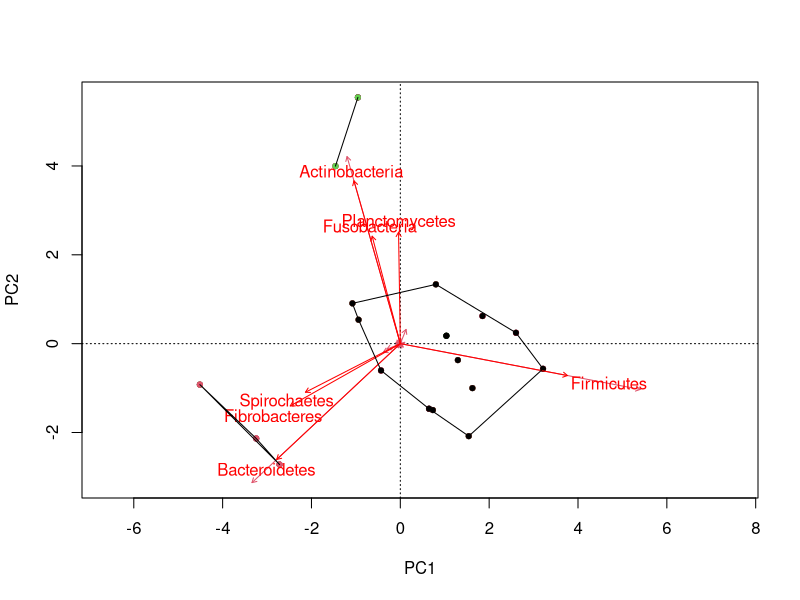
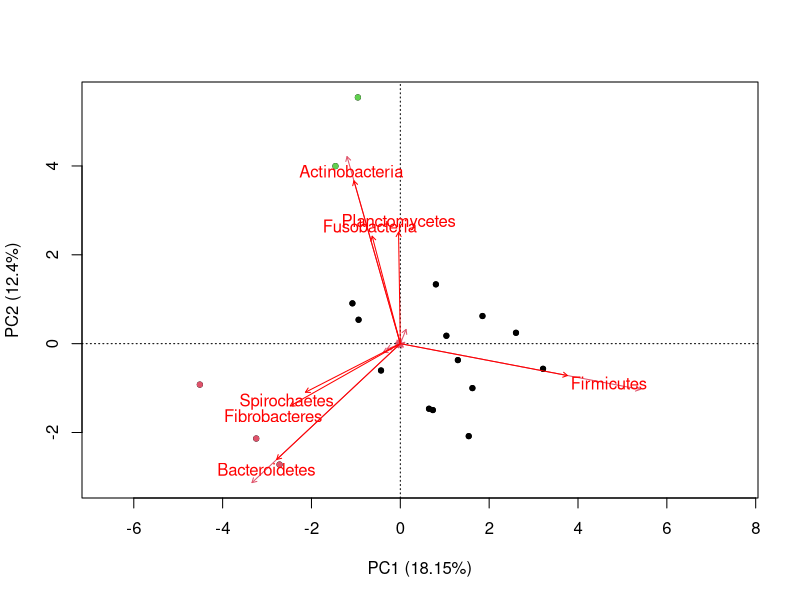

The R script that drew these images, in order: (Note: this script raises an error after producing the figures.)
#load data
Data=read.table("Phylum__fasta__STAMP_tabular.xls", header=TRUE, row.names = 1)
Meta=read.table("metadata.txt", header=TRUE)
groups=c("adult","baby","elderly","adult","adult","adult","elderly","adult","adult","adult","baby","adult","adult","baby","adult","adult","adult","adult")

#input data - missing data, categorical data
#confirm lack of catagorical data
summary(Data)

#transpose!
Data_t=as.data.frame(t(Data))
D2=cbind(Data_t, Meta[1:18,],groups)

#install of vegan
library(vegan)

#scaling with rda()
?rda

pca=rda(Data_t)

#plot
biplot(pca, display=c("sites","species"), type=c("points"))

#add labels, points, legend, envfit
points(pca, display=c("sites"), pch=20, col=factor(D2$Title))
points(pca, display=c("sites"), pch=20, col=factor(D2$Platform))
points(pca, display=c("sites"), pch=20, col=factor(D2$BioProject))
points(pca, display=c("sites"), pch=20, col=factor(D2$groups))

fit=envfit(pca, Data_t)
plot(fit, col="red",p.max=0.05)

#add ellipses
ordihull(pca,group = D2$groups)

#goodness of fit
#get proportion explained - scroll to importance of components
summary(pca)

#can also:
pca$CA$eig

biplot(pca, display=c("sites","species"), type=c("points"), xlab="PC1 (18.15%)", ylab="PC2 (12.4%)")
points(pca, display=c("sites"),pch=20, col=factor(D2$groups))

#show points
?points

fit=envfit(pca, Data_t)
plot(fit, col="red",p.max=0.05)
ordihull(pca,group = D2$groups, col=D2$groups)

#add labels to the points as needed
?biplot.rda
biplot(pca, display=c("sites","species"), type=c("points","text"), xlab="PC1 (18.15%)", ylab="PC2 (12.4%)")
points(pca, display=c("sites"),pch=20, col=factor(D2$groups))

#Add legend
groupnames=levels(D2$groups)
legend("topright",
       col = factor(D2$groups),
       lty = 1,
       legend = groupnames)

#PCoA
#Calculate Distance
?vegdist
dist_matrix =  #FILL THIS IN!

#Compute Eigenvectors
pcoa = #FILL THIS IN!

#Plot
plot(pcoa, type="p")
fit=envfit(pcoa,Data)
plot(fit, col="black",p.max=0.05)
ordilabel(pcoa, labels=rownames(Data));
points(pcoa$points, display="sites", pch=20, col=factor(D2$groups));
legend("topright",
       col = factor(D2$groups),
       lty = 1,
       legend = groupnames)
